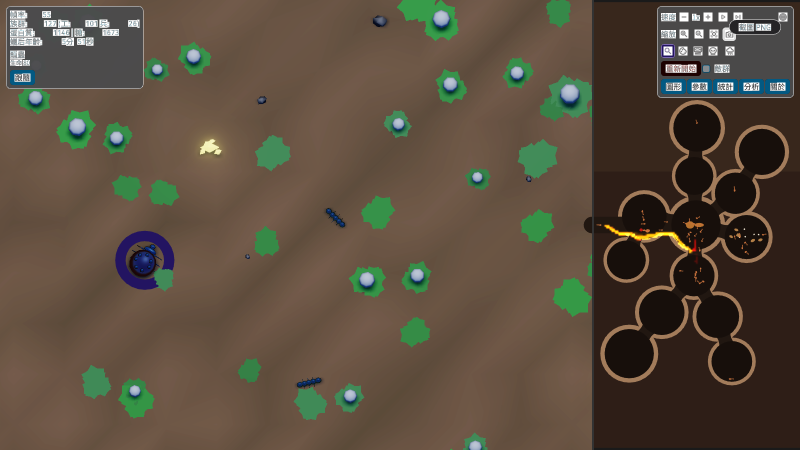
#> input picture koolApp/antsim_seed1676241567_t21117.png, 1600 x 900 px (shown at 1/2 size)
$ python cmpfps.py ../../../koolApp/antsim_seed1676241567_t21117.png ../../../koolApp/antsim_seed1676241567_t21117.png
#> lines starting #> are read from the running program, lines starting #| are printed output that depends on the picture
# cmpfps.py — 兩張同構圖截圖逐像素比較（排除左上 FPS 區 y0–59、x0–199）。
# 另分兩區印：左側 3D 室外世界 x<1180，與右側面板／巢穴剖面 x≥1180（巢穴剖面直接用 antColor hex，#86 不動）。
# 用法：python3 cmpfps.py A.png B.png
import sys,numpy as np
from PIL import Image
a=np.asarray(Image.open(sys.argv[1]).convert('RGB')).astype(int);b=np.asarray(Image.open(sys.argv[2]).convert('RGB')).astype(int)
#> after `a = np.asarray(Image.open(sys.argv[1]).convert('RGB')).astype(int)`:
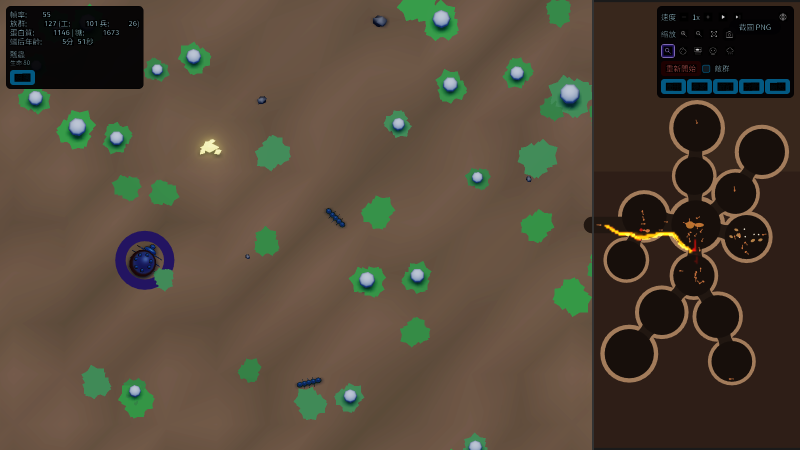
#> a: shape (900, 1600, 3) int64 (shown at 1/2 size); mean R, G, B 84.1, 71.4, 56.1
d=np.abs(a-b).max(2); d[0:60,0:200]=0
#> after `d = np.abs(a - b).max(2)`: d: shape (900, 1600) int64; every value is 0
w=d[:, :1180]; p=d[:, 1180:]
#> after `w = d[:, :1180]`: w: shape (900, 1180) int64; every value is 0
#> after `p = d[:, 1180:]`: p: shape (900, 420) int64; every value is 0
print(sys.argv[1],'vs',sys.argv[2],'diffpx(excl FPS)=',int((d>0).sum()),'max',int(d.max()),'| world x<1180:',int((w>0).sum()),'| panel/nest x>=1180:',int((p>0).sum()))
#| ../../../koolApp/antsim_seed1676241567_t21117.png vs ../../../koolApp/antsim_seed1676241567_t21117.png diffpx(excl FPS)= 0 max 0 | world x<1180: 0 | panel/nest x>=1180: 0
